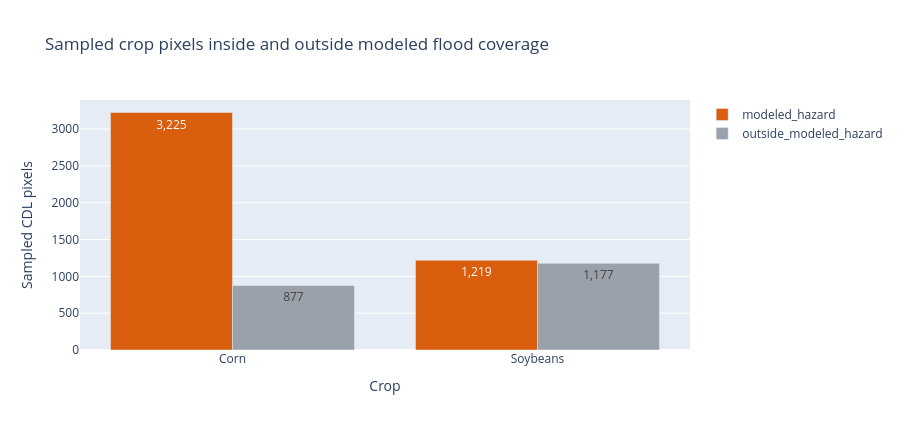
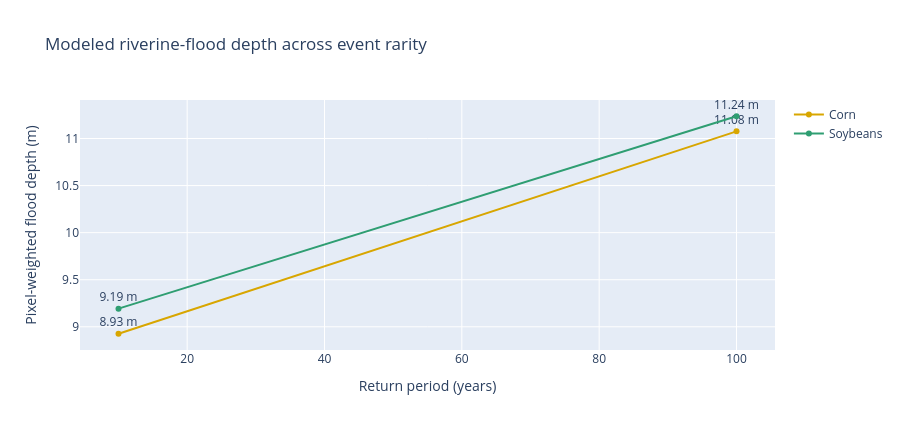

The notebook cell these images were saved under, in order:
### Markdown cell above
## 5. Compare coverage and return-period implications by crop

The first chart makes missing hazard coverage visible rather than silently dropping it. The second weights flood depth by sampled crop pixels within the modeled overlap; it is an exposure summary, not expected loss.

### Code cell
summary = pq.read_table(summary_path).to_pandas()
coverage_fig = px.bar(
    summary, x='crop_name', y='sampled_pixels', color='hazard_coverage',
    barmode='group', text_auto=',.0f',
    color_discrete_map={'modeled_hazard': '#d95f0e',
                        'outside_modeled_hazard': '#9aa1aa'},
    labels={'crop_name': 'Crop', 'sampled_pixels': 'Sampled CDL pixels',
            'hazard_coverage': 'Hazard coverage'},
    title='Sampled crop pixels inside and outside modeled flood coverage',
)
coverage_fig.update_layout(height=430, legend_title_text='')
coverage_fig.show()
evaluated = pq.read_table(evaluation_path).to_pandas()
long = evaluated.melt(
    id_vars=['crop_name', 'pixel_count'], value_vars=['value_rp10', 'value_rp100'],
    var_name='return_period', value_name='depth_m')
long['return_period_years'] = (long['return_period']
    .str.replace('value_rp', '', regex=False).astype(int))
weighted = (long.dropna(subset=['depth_m']).assign(weighted_depth=lambda d: d.depth_m * d.pixel_count)
            .groupby(['crop_name', 'return_period_years'], as_index=False)
            .agg(weighted_depth=('weighted_depth', 'sum'),
                 sampled_pixels=('pixel_count', 'sum')))
weighted['pixel_weighted_depth_m'] = (
    weighted['weighted_depth'] / weighted['sampled_pixels'])
depth_fig = px.line(
    weighted, x='return_period_years', y='pixel_weighted_depth_m',
    color='crop_name', markers=True, text='pixel_weighted_depth_m',
    color_discrete_map={'Corn': '#d8a600', 'Soybeans': '#2f9e72'},
    labels={'return_period_years': 'Return period (years)',
            'pixel_weighted_depth_m': 'Pixel-weighted flood depth (m)',
            'crop_name': 'Crop'},
    title='Modeled riverine-flood depth across event rarity',
)
depth_fig.update_traces(texttemplate='%{text:.2f} m', textposition='top center')
depth_fig.update_layout(height=430, legend_title_text='')
depth_fig.show()

### Figure 1 — Plotly figure (JSON) as saved in the notebook; plotly's stock layout.template omitted (floating-point values rounded to 4 significant figures)
{"data": [{"alignmentgroup": "True", "hovertemplate": "Hazard coverage=modeled_hazard<br>Crop=%{x}<br>Sampled CDL pixels=%{y}<extra></extra>", "legendgroup": "modeled_hazard", "marker": {"color": "#d95f0e", "pattern": {"shape": ""}}, "name": "modeled_hazard", "offsetgroup": "modeled_hazard", "orientation": "v", "showlegend": true, "textposition": "auto", "texttemplate": "%{y:,.0f}", "type": "bar", "x": ["Corn", "Soybeans"], "xaxis": "x", "y": [3225.0, 1219.0], "yaxis": "y"}, {"alignmentgroup": "True", "hovertemplate": "Hazard coverage=outside_modeled_hazard<br>Crop=%{x}<br>Sampled CDL pixels=%{y}<extra></extra>", "legendgroup": "outside_modeled_hazard", "marker": {"color": "#9aa1aa", "pattern": {"shape": ""}}, "name": "outside_modeled_hazard", "offsetgroup": "outside_modeled_hazard", "orientation": "v", "showlegend": true, "textposition": "auto", "texttemplate": "%{y:,.0f}", "type": "bar", "x": ["Corn", "Soybeans"], "xaxis": "x", "y": [877.0, 1177.0], "yaxis": "y"}], "layout": {"barmode": "group", "height": 430, "legend": {"title": {"text": ""}, "tracegroupgap": 0}, "title": {"text": "Sampled crop pixels inside and outside modeled flood coverage"}, "xaxis": {"anchor": "y", "domain": [0.0, 1.0], "title": {"text": "Crop"}}, "yaxis": {"anchor": "x", "domain": [0.0, 1.0], "title": {"text": "Sampled CDL pixels"}}}}

### Figure 2 — Plotly figure (JSON) as saved in the notebook; plotly's stock layout.template omitted (floating-point values rounded to 4 significant figures)
{"data": [{"hovertemplate": "Crop=Corn<br>Return period (years)=%{x}<br>Pixel-weighted flood depth (m)=%{text}<extra></extra>", "legendgroup": "Corn", "line": {"color": "#d8a600", "dash": "solid"}, "marker": {"symbol": "circle"}, "mode": "lines+markers+text", "name": "Corn", "orientation": "v", "showlegend": true, "text": [8.926, 11.08], "textposition": "top center", "texttemplate": "%{text:.2f} m", "type": "scatter", "x": [10, 100], "xaxis": "x", "y": [8.926, 11.08], "yaxis": "y"}, {"hovertemplate": "Crop=Soybeans<br>Return period (years)=%{x}<br>Pixel-weighted flood depth (m)=%{text}<extra></extra>", "legendgroup": "Soybeans", "line": {"color": "#2f9e72", "dash": "solid"}, "marker": {"symbol": "circle"}, "mode": "lines+markers+text", "name": "Soybeans", "orientation": "v", "showlegend": true, "text": [9.193, 11.24], "textposition": "top center", "texttemplate": "%{text:.2f} m", "type": "scatter", "x": [10, 100], "xaxis": "x", "y": [9.193, 11.24], "yaxis": "y"}], "layout": {"height": 430, "legend": {"title": {"text": ""}, "tracegroupgap": 0}, "title": {"text": "Modeled riverine-flood depth across event rarity"}, "xaxis": {"anchor": "y", "domain": [0.0, 1.0], "title": {"text": "Return period (years)"}}, "yaxis": {"anchor": "x", "domain": [0.0, 1.0], "title": {"text": "Pixel-weighted flood depth (m)"}}}}
